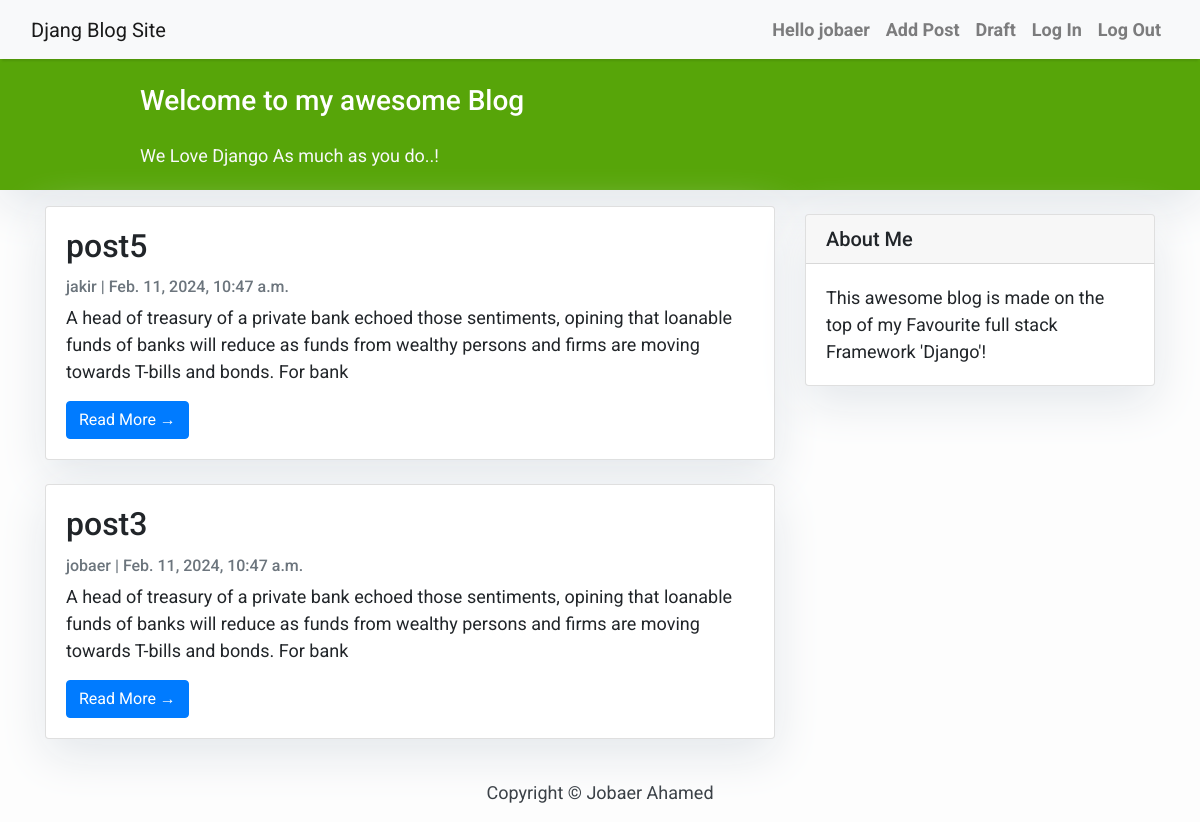
Screenshot of /draft/ (signed in) with the database file from the repository.
### accounts/models.py (models this page shows)
class CustomUser(AbstractUser):
    email = models.EmailField(_('email address'), unique = True)

### blog/models.py (models this page shows, shortened)
class Post(models.Model):
    title = models.CharField(max_length = 200 , unique = True)
    slug = models.SlugField(max_length=200, unique=True,null=False)
    author = models.ForeignKey(User, on_delete = models.CASCADE ,related_name='blog_posts')
    content = models.TextField()
    created_on = models.DateTimeField(auto_now_add=True)
    updated_on = models.DateTimeField(auto_now= True)
    status = models.IntegerField(choices = STATUS, default = 0)
    class Meta:
        ordering = ['-created_on']

### blog/views.py (the view)
# urls.py: path('draft/',DraftPostListView.as_view(), name='draftpost'),
class DraftPostListView(ListView):
    queryset = Post.objects.filter(status=0).order_by('-created_on')
    template_name = "draftPost_list.html"

### templates/draftPost_list.html (shortened to what this page needs)
{% extends "base.html" %}
{% block content %}
<header class="masthead">
    <div class="container">
        <div class="row">
            <div class=" col-md-8 col-md-10 mx-auto">
                <div class="site-heading">
                    <h3 class=" site-heading my-4 mt-3 text-white"> Welcome to my awesome Blog </h3>
                    <p class="text-light">We Love Django As much as you do..! &nbsp
                    </p>
                </div>
            </div>
        </div>
    </div>
</header>
<div class="container">
    <div class="row">
        <div class="col-md-8 mt-3 left">
            {% for post in post_list %}
            <div class="card mb-4">
                <div class="card-body">
                    <h2 class="card-title">{{ post.title }}</h2>
                    <p class="card-text text-muted h6">{{ post.author }} | {{ post.created_on}} </p>
                    <p class="card-text">{{post.content|slice:":200" }}</p>
                    <a href="{% url 'post_detail' post.slug  %}" class="btn btn-primary">Read More &rarr;</a>
                </div>
            </div>
            {% endfor %}
        </div>
        {% block sidebar %} {% include 'sidebar.html' %} {% endblock sidebar %}
    </div>
</div>
{%endblock%}

### templates/base.html (shortened to what this page needs)
<!DOCTYPE html>
<html>
    <head>
        <link rel="stylesheet" href="https://maxcdn.bootstrapcdn.com/bootstrap/4.0.0/css/bootstrap.min.css"
 />
    </head>
    <body>
        <nav  class="navbar navbar-expand-lg navbar-light bg-light shadow" id="mainNav">
            <div  class="container-fluid">
                <a class="navbar-brand"  href="{% url 'home' %}">Djang Blog Site </a>
              <div class="collapse navbar-collapse" id="navbarResponsive">
                    <ul class="navbar-nav ml-auto">
                        {% if user.is_authenticated %}
                        <li class="nav-item text-black">
                            <a class="nav-link text-black font-weight-bold" href="#">Hello {{ user.username }}</a>
                        </li>
                        <li class="nav-item text-black">
                            <a class="nav-link text-black font-weight-bold" href="{% url 'post_new'%}">Add Post</a>
                        </li>
                        <li class="nav-item text-black">
                            <a class="nav-link text-black font-weight-bold" href="{% url 'draftpost'%}">Draft</a>
                        </li>
                        {%else %}
                         <li class="nav-item text-black">
                            <a class="nav-link text-black font-weight-bold" href="{% url 'signup'%}">Sign Up</a>
                        </li>
                        {% endif %}
                        <li class="nav-item text-black">
                            <a class="nav-link text-black font-weight-bold" href="{% url 'login' %}">Log In</a>
                        </li>
                        <li class="nav-item text-black">
                            <a class="nav-link text-black font-weight-bold" href="{% url 'logout' %}">Log Out</a>
                        </li>
                    </ul>
                </div>
            </div>
        </nav>
        {% block content %}{% endblock content %}
        <footer class="py-3 bg-grey">
            <p class="m-0 text-dark text-center ">Copyright &copy; Jobaer Ahamed</p>
        </footer>
    </body>
</html>

### templates/base.html (style rules this page uses)
body { font-family: "Roboto", sans-serif; font-size: 17px; background-color: #fdfdfd; }
.shadow { box-shadow: 0 4px 2px -2px rgba(0, 0, 0, 0.1); }
.masthead { background: #57A509; height: auto; padding-bottom: 5px; box-shadow: 0 16px 48px #E3E7EB; padding-top: 1px; }

### templates/draftPost_list.html (style rules this page uses)
body { font-family: "Roboto", sans-serif; font-size: 18px; background-color: #fdfdfd; }
.card { box-shadow: 0 16px 48px #E3E7EB; }

### templates/sidebar.html (style rules this page uses)
.card { box-shadow: 0 16px 48px #E3E7EB; }

### rows the page displays
CustomUser: username "jobaer"
Post: title "post5", author "jakir", created_on "Feb. 11, 2024, 10:47 a.m.", content "A head of treasury of a private bank echoed those sentiments, opining that loanable funds of banks will reduce as funds from wealthy persons and firms are moving towards T-bills and bonds. For bank"
Post: title "post3", author "jobaer", created_on "Feb. 11, 2024, 10:47 a.m.", content "A head of treasury of a private bank echoed those sentiments, opining that loanable funds of banks will reduce as funds from wealthy persons and firms are moving towards T-bills and bonds. For bank"
